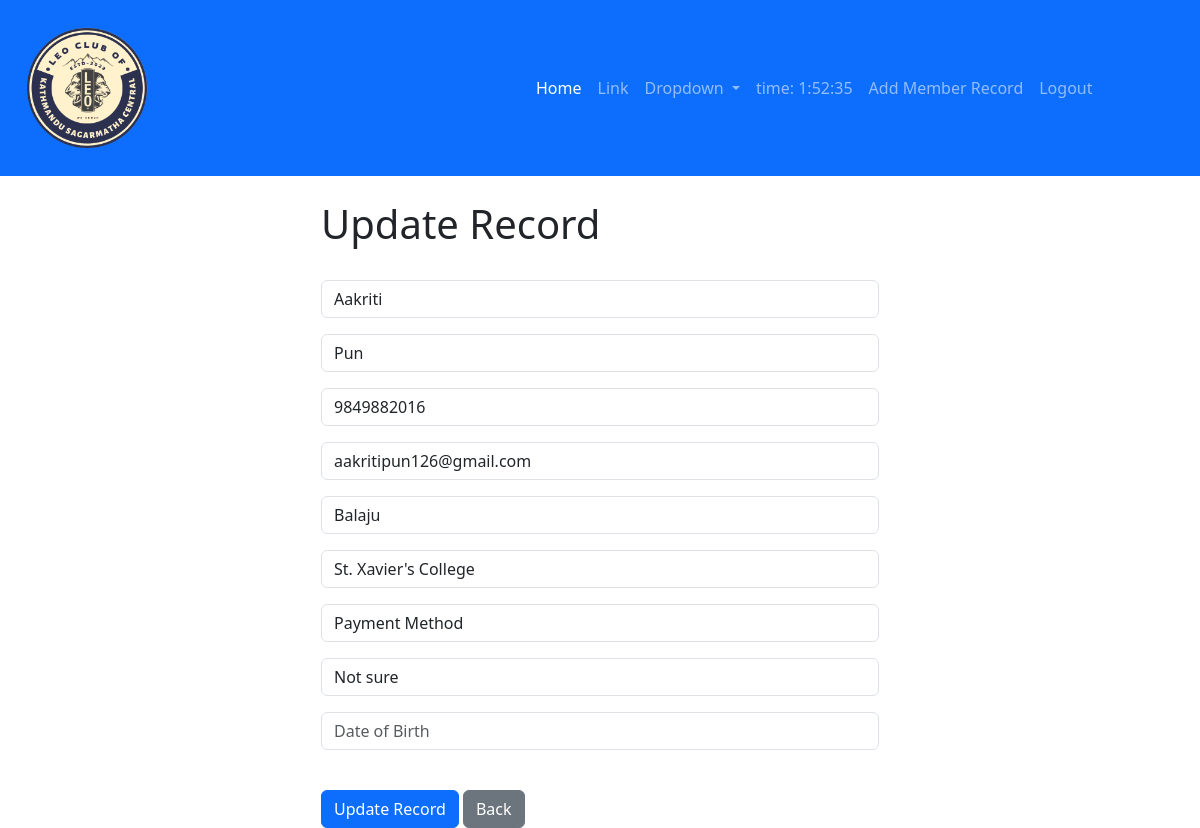
The page /update_record/1 (signed in) on the database its author committed.
### website/models.py (models this page shows, shortened)
class Member(models.Model):
    first_name =models.CharField(max_length=50)
    last_name =models.CharField(max_length=50)
    contact =models.CharField(max_length=15)
    email =models.CharField(max_length=150)
    address =models.CharField(max_length=100)
    institution = models.CharField(max_length=200, default="")
    payment_method = models.CharField(max_length=20,choices=payment_choices, default="Installments")
    blood_group =models.CharField(max_length=50)
    date_of_birth =models.DateField(max_length=50)
    position = models.CharField(max_length=30, default="Member")
    committee = models.CharField(max_length=50, default="null")

### website/views.py (the view)
# urls.py: path('update_record/<int:pk>', views.update_record, name = 'update_record'),
def update_record(request, pk):
    if request.user.is_authenticated:
        current_record = Member.objects.get(id=pk)
        form = AddMemberForm(request.POST or None, instance=current_record)
        if form.is_valid():
            form.save()
            messages.success(request, "record updated successfully")
            return redirect('home')
        return render(request,'update_record.html', {'form':form})
    else:
        messages.success(request, "Log in Error")
        return redirect('home')

### website/templates/update_record.html (shortened to what this page needs)
{% extends 'base.html' %}
{% load static %}
{% block content %}
<div class="col-md-6 offset-md-3">
    <h1>Update Record</h1>
    <br>
    <form method="post">
        {{ form.as_p }}
    <br>
        <button type="submit" class="btn btn-primary">Update Record</button>
        <a href="{% url 'home' %}" class="btn btn-secondary">Back</a>
    </form>
</div>
{% endblock %}

### rows shown on the page
Member: first_name "Aakriti", last_name "Pun", contact "9849882016", email "aakritipun126@gmail.com", address "Balaju", institution "St. Xavier's College", payment_method "Payment Method", blood_group "Not sure"
